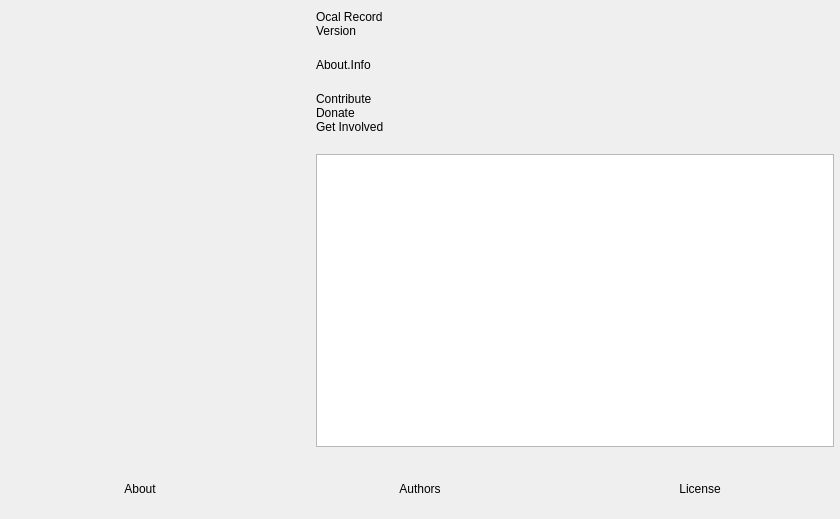
<?xml version="1.0" encoding="UTF-8"?>
<ui version="4.0">
 <class>OBSAbout</class>
 <widget class="QWidget" name="OBSAbout">
  <property name="geometry">
   <rect>
    <x>0</x>
    <y>0</y>
    <width>840</width>
    <height>519</height>
   </rect>
  </property>
  <property name="windowTitle">
   <string>About</string>
  </property>
  <layout class="QVBoxLayout" name="verticalLayout_2">
   <property name="leftMargin">
    <number>0</number>
   </property>
   <property name="topMargin">
    <number>0</number>
   </property>
   <property name="rightMargin">
    <number>0</number>
   </property>
   <property name="bottomMargin">
    <number>0</number>
   </property>
   <item>
    <layout class="QHBoxLayout" name="horizontalLayout_2">
     <property name="spacing">
      <number>30</number>
     </property>
     <property name="leftMargin">
      <number>30</number>
     </property>
     <property name="topMargin">
      <number>10</number>
     </property>
     <property name="rightMargin">
      <number>6</number>
     </property>
     <property name="bottomMargin">
      <number>6</number>
     </property>
     <item>
      <widget class="QLabel" name="icon">
       <property name="minimumSize">
        <size>
         <width>256</width>
         <height>256</height>
        </size>
       </property>
       <property name="maximumSize">
        <size>
         <width>256</width>
         <height>256</height>
        </size>
       </property>
       <property name="text">
        <string/>
       </property>
       <property name="pixmap">
         <pixmap>:res/images/ocal-record.svg</pixmap>
       </property>
       <property name="scaledContents">
        <bool>true</bool>
       </property>
      </widget>
     </item>
     <item>
      <layout class="QVBoxLayout" name="verticalLayout">
       <property name="spacing">
        <number>0</number>
       </property>
       <item>
        <widget class="QLabel" name="name">
         <property name="text">
           <string notr="true">Ocal Record</string>
         </property>
        </widget>
       </item>
       <item>
        <widget class="QLabel" name="version">
         <property name="text">
          <string notr="true">Version</string>
         </property>
        </widget>
       </item>
       <item>
        <spacer name="verticalSpacer_2">
         <property name="orientation">
          <enum>Qt::Orientation::Vertical</enum>
         </property>
         <property name="sizeType">
          <enum>QSizePolicy::Policy::Fixed</enum>
         </property>
         <property name="sizeHint" stdset="0">
          <size>
           <width>20</width>
           <height>20</height>
          </size>
         </property>
        </spacer>
       </item>
       <item>
        <widget class="QLabel" name="info">
         <property name="text">
          <string>About.Info</string>
         </property>
         <property name="wordWrap">
          <bool>true</bool>
         </property>
        </widget>
       </item>
       <item>
        <spacer name="verticalSpacer_3">
         <property name="orientation">
          <enum>Qt::Orientation::Vertical</enum>
         </property>
         <property name="sizeType">
          <enum>QSizePolicy::Policy::Fixed</enum>
         </property>
         <property name="sizeHint" stdset="0">
          <size>
           <width>20</width>
           <height>20</height>
          </size>
         </property>
        </spacer>
       </item>
       <item>
        <widget class="QLabel" name="contribute">
         <property name="text">
          <string notr="true">Contribute</string>
         </property>
         <property name="wordWrap">
          <bool>true</bool>
         </property>
        </widget>
       </item>
       <item>
        <widget class="QLabel" name="donate">
         <property name="text">
          <string notr="true">Donate</string>
         </property>
        </widget>
       </item>
       <item>
        <widget class="QLabel" name="getInvolved">
         <property name="text">
          <string notr="true">Get Involved</string>
         </property>
        </widget>
       </item>
       <item>
        <spacer name="verticalSpacer">
         <property name="orientation">
          <enum>Qt::Orientation::Vertical</enum>
         </property>
         <property name="sizeType">
          <enum>QSizePolicy::Policy::Fixed</enum>
         </property>
         <property name="sizeHint" stdset="0">
          <size>
           <width>20</width>
           <height>20</height>
          </size>
         </property>
        </spacer>
       </item>
       <item>
        <widget class="QTextBrowser" name="textBrowser">
         <property name="openExternalLinks">
          <bool>true</bool>
         </property>
        </widget>
       </item>
      </layout>
     </item>
    </layout>
   </item>
   <item>
    <widget class="QFrame" name="widget">
     <property name="minimumSize">
      <size>
       <width>0</width>
       <height>60</height>
      </size>
     </property>
     <layout class="QHBoxLayout" name="horizontalLayout">
      <property name="spacing">
       <number>0</number>
      </property>
      <property name="leftMargin">
       <number>0</number>
      </property>
      <property name="topMargin">
       <number>0</number>
      </property>
      <property name="rightMargin">
       <number>0</number>
      </property>
      <property name="bottomMargin">
       <number>0</number>
      </property>
      <item>
       <widget class="ClickableLabel" name="about">
        <property name="text">
         <string>About</string>
        </property>
        <property name="alignment">
         <set>Qt::AlignmentFlag::AlignCenter</set>
        </property>
       </widget>
      </item>
      <item>
       <widget class="ClickableLabel" name="authors">
        <property name="text">
         <string>Authors</string>
        </property>
        <property name="alignment">
         <set>Qt::AlignmentFlag::AlignCenter</set>
        </property>
       </widget>
      </item>
      <item>
       <widget class="ClickableLabel" name="license">
        <property name="text">
         <string>License</string>
        </property>
        <property name="alignment">
         <set>Qt::AlignmentFlag::AlignCenter</set>
        </property>
       </widget>
      </item>
     </layout>
    </widget>
   </item>
  </layout>
 </widget>
 <customwidgets>
  <customwidget>
   <class>ClickableLabel</class>
   <extends>QLabel</extends>
   <header>components/ClickableLabel.hpp</header>
  </customwidget>
 </customwidgets>
 <resources/>
 <connections/>
</ui>
